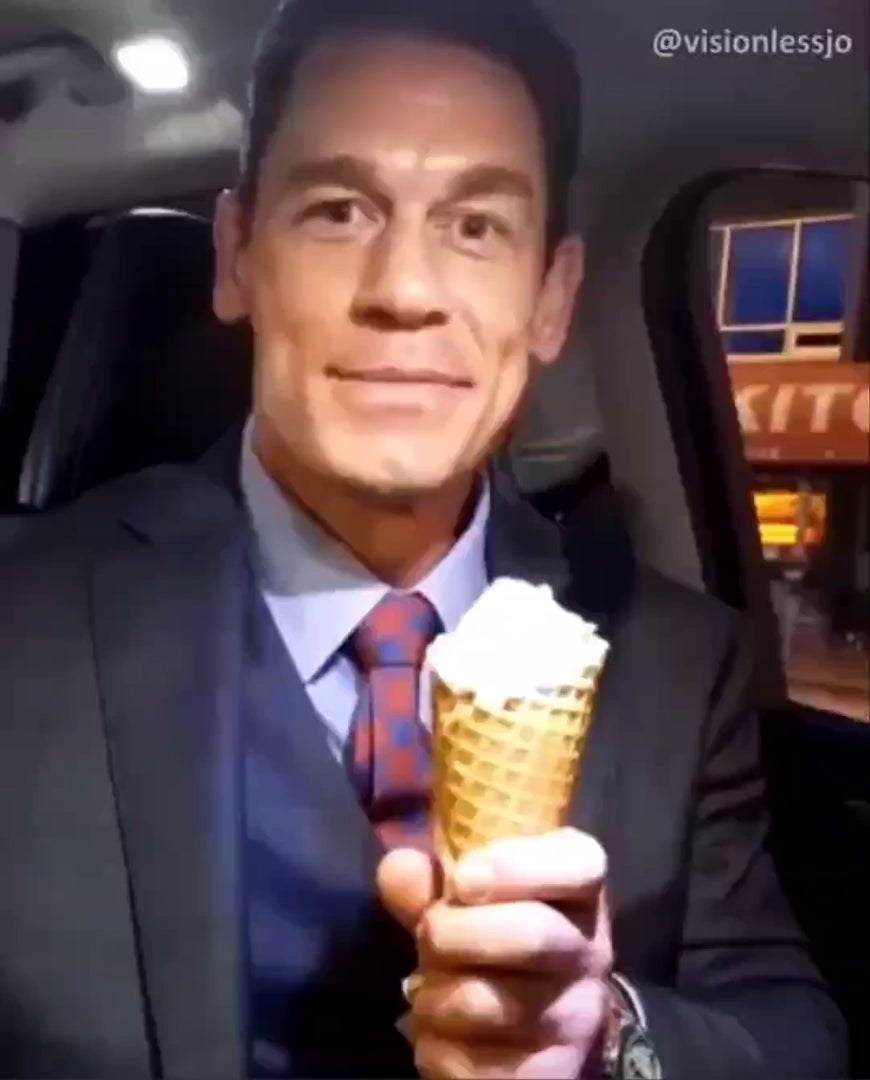
#> input picture Floating_Ice_Cream.jpg, 870 x 1080 px
$ python colour_detection.py
#> lines starting #> are read from the running program, lines starting #| are printed output that depends on the picture
import numpy as np
import pandas as pd
import cv2

## READING TEST IMAGE (5 test images)

# test_img = cv2.imread("rainbow.jpeg")
test_img = cv2.imread("Floating_Ice_Cream.jpg")
#> test_img is the input picture: shape (1080, 870, 3); mean B, G, R 74.7, 70.5, 88.5
# test_img = cv2.imread("JC_Dunk.jpg")
# test_img = cv2.imread("John_Wick.jpg")
# test_img = cv2.imread("Thomas_Edison.jpg")

## RESIZING TEST IMAGE
dim = (700,500)
test_img = cv2.resize(test_img, dim)
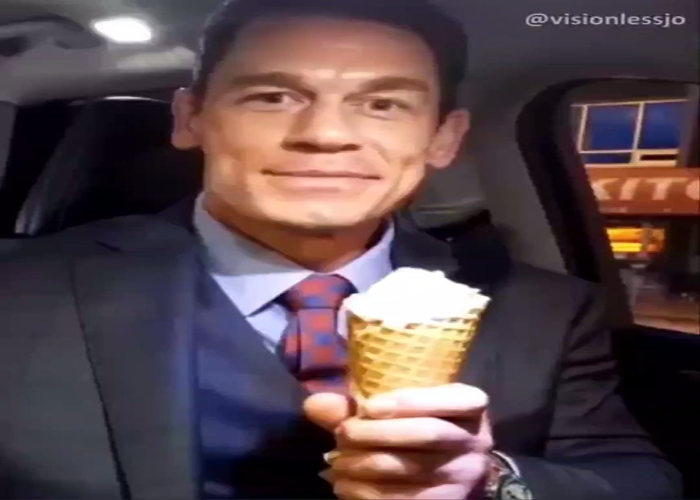
#> test_img: shape (500, 700, 3); mean B, G, R 74.7, 70.4, 88.4

## READING colors.csv file
## Adding column names
## CSV file contains colour name, hex code, RGB values
index=["colour", "colour_name", "hex", "R", "G", "B"]
colours_df = pd.read_csv('colors.csv', names=index, header=None)
#> (reads colors.csv from the repository)

## Creating Global Variables
clicked = False
r = g = b = xpos = ypos = 0

## USE KNN ALGORITHM TO PREDICT COLOUR
def recognize_colour(R,G,B):
    minimum = 10000
    for i in range(len(colours_df)):
        d = abs(R- int(colours_df.loc[i,"R"])) + abs(G- int(colours_df.loc[i,"G"]))+ abs(B- int(colours_df.loc[i,"B"]))
        if(d<=minimum):
            minimum = d
            cname = colours_df.loc[i,"colour_name"]
    return cname

## MOUSE CLICK FUNCTION
## DOUBLE CLICK TO FIND COLOUR
def mouse_click(event, x, y, flags, param):
    # if double click on picture
    if event == cv2.EVENT_LBUTTONDBLCLK:
        global b,g,r,xpos,ypos, clicked
        clicked = True
        xpos = x
        ypos = y
        # Access Pixel Values
        b,g,r = test_img[y,x]
        b = int(b)
        g = int(g)
        r = int(r)

## CREATE WINDOW AND ADD MOUSE CLICK FUNCTION
cv2.namedWindow('Colour Recognizer')
cv2.setMouseCallback('Colour Recognizer', mouse_click)

running = 1

while(running):
    cv2.imshow("Colour Recognizer",test_img)
    if (clicked):
        ## CREATING BLOCK THAT WILL DISPLAY TEXT CONTAINING COLOUR NAME AND RGB VALUES RESPECTIVELY
        cv2.rectangle(test_img,(20,20), (750,60), (0,0,0), -1)
        text = recognize_colour(r,g,b) + ' R='+ str(r) +  ' G='+ str(g) +  ' B='+ str(b)
        cv2.putText(test_img, text,(50,50),2,0.8,(255,255,255),2,cv2.LINE_AA)

        clicked=False

    #Exit when pressed 'esc' key
    if (cv2.waitKey(100) & 0xFF) == 27:
#> (key Esc is pressed here)
        break

cv2.destroyAllWindows()
